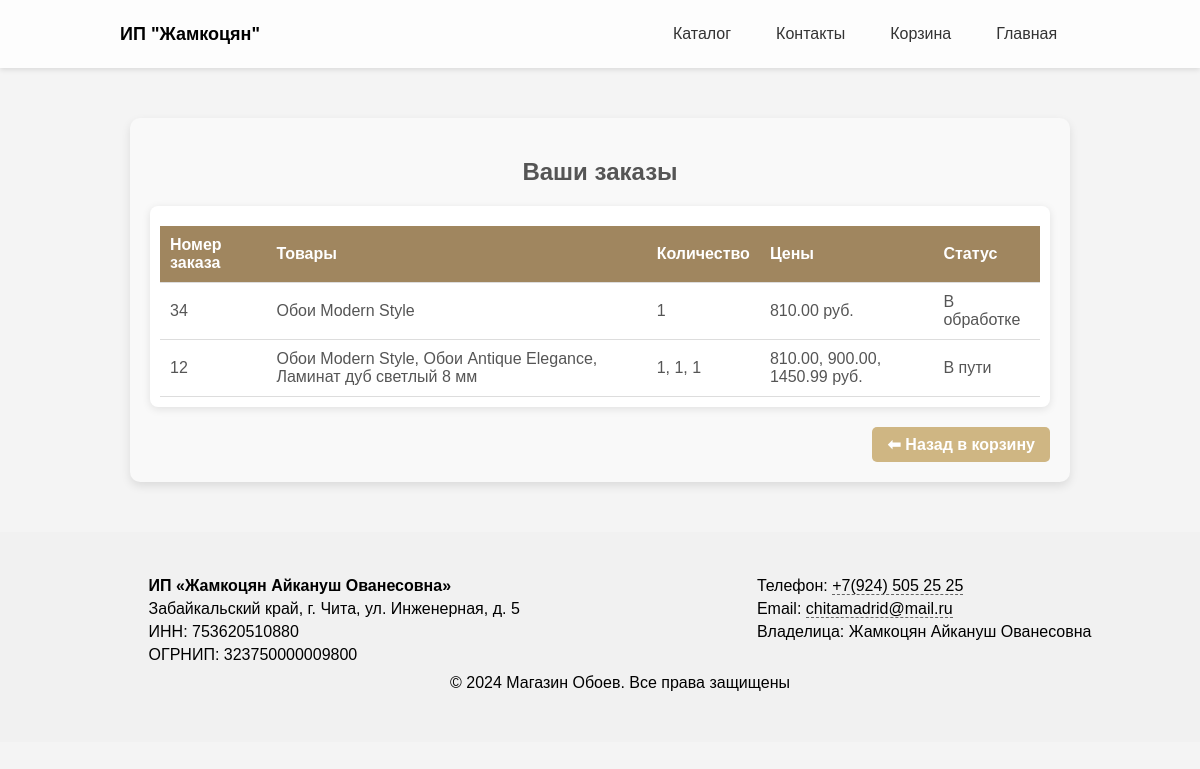
/my_orders.php (signed in), run on the app's committed database.
### tables this page shows
CREATE TABLE `orders` (
  `order_id` int NOT NULL,
  `customer_id` int DEFAULT NULL,
  `order_date` timestamp NULL DEFAULT CURRENT_TIMESTAMP,
  `total_price` decimal(10,2) DEFAULT NULL,
  `status` enum('В обработке','Принят','В пути','Доставлен') DEFAULT 'В обработке',
  `status_read` tinyint(1) DEFAULT '0'
);

CREATE TABLE `store_info` (
  `id` int NOT NULL,
  `name` varchar(255) NOT NULL,
  `address` text NOT NULL,
  `inn` varchar(12) NOT NULL,
  `ogrnip` varchar(15) NOT NULL,
  `phone` varchar(20) NOT NULL,
  `email` varchar(100) NOT NULL,
  `owner_name` varchar(255) NOT NULL
);

### my_orders.php (the view, shortened to what this page needs)
<?php
$conn = new mysqli('127.0.0.1', 'root', 'root', 'store_coverings');
$user_id = $_SESSION['user_id'];
$query = "SELECT o.order_id, o.status,
                 GROUP_CONCAT(p.product_name SEPARATOR ', ') as products,
                 GROUP_CONCAT(od.quantity SEPARATOR ', ') as quantities,
                 GROUP_CONCAT(od.price_at_purchase SEPARATOR ', ') as prices
          FROM orders o
          JOIN order_details od ON o.order_id = od.order_id
          JOIN products p ON od.product_id = p.product_id
          WHERE o.customer_id = ?
          GROUP BY o.order_id
          ORDER BY o.order_date DESC";
$stmt = $conn->prepare($query);
$stmt->bind_param("i", $user_id);
$stmt->execute();
$result = $stmt->get_result();
?>
<!DOCTYPE html>
<html lang="ru">
<head>
    <link rel="stylesheet" href="css/style.css">
</head>
<body>
<header class="header1">
        <div class="header-container1">
        <div class="logo">
    <button onclick="location.href='user.php'" style="
        background: none;
        border: none;
        color: black;
        font: inherit;
        cursor: pointer;
        padding: 0;
        font-weight: bold; /* Жирный шрифт */
        font-size: 18px; /* Увеличенный размер шрифта */
    ">
        ИП "Жамкоцян"
    </button>
</div>
            <nav>
                <ul>
                <li><button href="#"></button></li>
                <li><button href="#"></button></li>
                <li class="dropdown">
    <button class="dropdown-btn">Каталог</button>
</li>
                    <li><button onclick="scrollToFooter()">Контакты</button></li>
                    <li><button onclick="location.href='cart.php'">Корзина</button></li>
                    <li><button onclick="location.href='user.php'">Главная</button></li>
                </ul>
            </nav>
        </div>
    </header>
    <div class="order-container">
    <h2>Ваши заказы</h2>
    <?php if ($result->num_rows > 0): ?>
        <div class="table-wrapper">
            <table>
                <thead>
                    <tr>
                        <th>Номер заказа</th>
                        <th>Товары</th>
                        <th>Количество</th>
                        <th>Цены</th>
                        <th>Статус</th>
                    </tr>
                </thead>
                <tbody>
                    <?php while ($row = $result->fetch_assoc()): ?>
                        <tr class="order-row" data-order-id="<?php echo $row['order_id']; ?>">
                            <td><?php echo htmlspecialchars($row['order_id']); ?></td>
                            <td><?php echo htmlspecialchars($row['products']); ?></td>
                            <td><?php echo htmlspecialchars($row['quantities']); ?></td>
                            <td><?php echo htmlspecialchars($row['prices']); ?> руб.</td>
                            <td><?php echo htmlspecialchars($row['status']); ?></td>
                        </tr>
                    <?php endwhile; ?>
                </tbody>
            </table>
        </div>
    <?php else: ?>
        <p class="no-orders">У вас нет заказов.</p>
    <?php endif; ?>
    <div style="text-align: right; margin-top: 20px;">
        <a href="cart.php" class="back-to-cart">⬅ Назад в корзину</a>
    </div>
</div>
<footer class="footer">
<?php
$query = "SELECT * FROM store_info LIMIT 1";
$result = $conn->query($query);
$store_info = null;
if ($result && $result->num_rows > 0) {
    $store_info = $result->fetch_assoc();
} else {
    echo "Ошибка при получении информации о магазине.";
}?>
<footer id="contacts" style="padding: 20px; background-color: #f1f1f1; width: 100%; color: black;">
    <?php if ($store_info): ?>
        <div style="display: flex; justify-content: space-around; flex-wrap: wrap; text-align: left; gap: 20px;">
            <div>
                <p><strong><?php echo htmlspecialchars($store_info['name']); ?></strong></p>
                <p><?php echo htmlspecialchars($store_info['address']); ?></p>
                <p>ИНН: <?php echo htmlspecialchars($store_info['inn']); ?></p>
                <p>ОГРНИП: <?php echo htmlspecialchars($store_info['ogrnip']); ?></p>
            </div>
            <div>
                <p>Телефон: <a href="tel:<?php echo htmlspecialchars(preg_replace('/[^0-9+]/', '', $store_info['phone'])); ?>"
                              style="color: black; text-decoration: none; border-bottom: 1px dashed #666;"
                              onmouseover="this.style.color='#A0522D'; this.style.textDecoration='underline';"
                              onmouseout="this.style.color='black'; this.style.textDecoration='none';">
                        <?php echo htmlspecialchars($store_info['phone']); ?>
                    </a>
                </p>
                <p>Email: <a href="mailto:<?php echo htmlspecialchars($store_info['email']); ?>"
                            style="color: black; text-decoration: none; border-bottom: 1px dashed #666;"
                            onmouseover="this.style.color='#A0522D'; this.style.textDecoration='underline';"
                            onmouseout="this.style.color='black'; this.style.textDecoration='none';">
                        <?php echo htmlspecialchars($store_info['email']); ?>
                    </a>
                </p>
                <p>Владелица: <?php echo htmlspecialchars($store_info['owner_name']); ?></p>
            </div>
        </div>
        <div style="text-align: center; margin-bottom: 10px;">
            <p>&copy; 2024 Магазин Обоев. Все права защищены</p>
        </div>
    <?php else: ?>
        <p style="text-align: center;">Информация о магазине временно недоступна.</p>
    <?php endif; ?>
</footer>
</body>
</html>

### css/style.css (style rules this page uses)
body, html { margin: 0; padding: 0; height: 100%; font-family: Arial, sans-serif; }
.header1 { background-color: #f8f8f8; }
.logo { display: inline-block; vertical-align: middle; padding-left: 20px; }
nav ul { display: inline-flex; gap: 15px; list-style: none; margin: 0; padding: 0; }
footer { background-color: #D2B48C; color: white; text-align: center; padding: 10px; }

### my_orders.php (style rules this page uses)
body { font-family: Arial, sans-serif; margin: 0; padding: 0; background-color: #f4f4f4; color: #555; }
.order-container { max-width: 900px; margin: 50px auto; padding: 20px; background: #f9f9f9; border-radius: 10px; box-shadow: 0 4px 10px rgba(0, 0, 0, 0.1); text-align: center; }
.table-wrapper { overflow-x: auto; background: white; border-radius: 8px; padding: 10px; box-shadow: 0 2px 8px rgba(0, 0, 0, 0.1); }
table { width: 100%; border-collapse: collapse; margin-top: 10px; }
th, td { padding: 10px; border-bottom: 1px solid #ddd; text-align: left; }
th { background: #a0865f; color: white; }
.header1 { background-color: rgba(255, 255, 255, 0.8); backdrop-filter: blur(10px); position: sticky; top: 0; width: 100%; z-index: 1000; box-shadow: 0px 2px 5px rgba(0, 0, 0, 0.1); padding: 15px 0; }
.header-container1 { display: flex; justify-content: space-between; align-items: center; max-width: 1000px; margin: 0 auto; padding: 0 50px; }
.logo { flex-grow: 1; }
nav { flex: 2; display: flex; justify-content: center; }
nav ul { display: flex; gap: 15px; list-style: none; }
nav ul li button { background: none; border: none; color: #333; font-size: 16px; cursor: pointer; padding: 10px 15px; transition: color 0.3s; }
footer { padding: 20px; background-color: #f1f1f1; color: black; font-family: Arial, sans-serif; }
footer div { max-width: 1200px; margin: 0 auto; }
footer div p { margin: 5px 0; }
footer a { color: black; text-decoration: none; }
.dropdown { position: relative; }
ul { margin: 0; padding: 0; }
.back-to-cart { display: inline-block; padding: 8px 15px; background-color: #cfb683; color: white; text-decoration: none; border-radius: 5px; font-weight: bold; }
.order-row { cursor: pointer; transition: background-color 0.3s; }

### data on the page
orders: order_id "34", products "Обои Modern Style", quantities "1", prices "810.00", status "В обработке"
orders: order_id "12", products "Обои Modern Style, Обои Antique Elegance, Ламинат дуб светлый 8 мм", quantities "1, 1, 1", prices "810.00, 900.00, 1450.99", status "В пути"
store_info: name "ИП «Жамкоцян Айкануш Ованесовна»", address "Забайкальский край, г. Чита, ул. Инженерная, д. 5", inn "753620510880", ogrnip "323750000009800", phone "+7(924) 505 25 25", email "chitamadrid@mail.ru", owner_name "Жамкоцян Айкануш Ованесовна"
